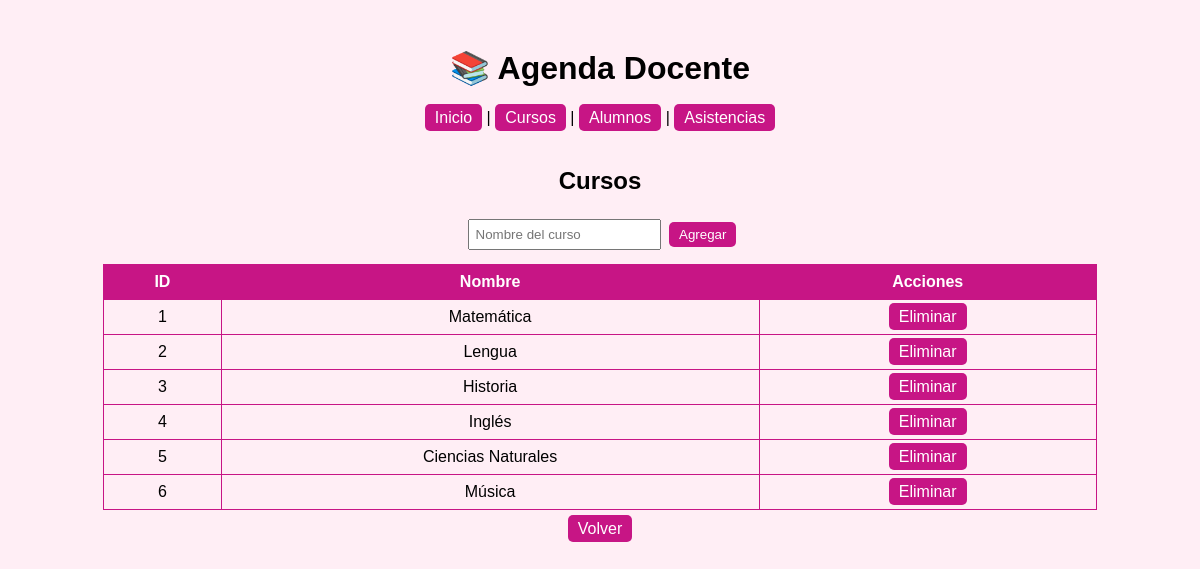
Page /cursos on the committed database.
### tables this page shows
CREATE TABLE curso (
    id_curso INTEGER PRIMARY KEY AUTOINCREMENT,
    nombre TEXT NOT NULL
);

### PROYECTO_AGENDA_DOCENTE/app.py (the view)
@app.route('/cursos')
def cursos():
    conn = get_db_connection()
    cursos = conn.execute('SELECT * FROM curso').fetchall()
    conn.close()
    return render_template('cursos.html', cursos=cursos)

### PROYECTO_AGENDA_DOCENTE/app.py (called while the page is built)
def get_db_connection():
    conn = sqlite3.connect('agenda_docente.db')
    conn.row_factory = sqlite3.Row
    return conn

### PROYECTO_AGENDA_DOCENTE/templates/cursos.html
{% extends "base_simple.html" %}
{% block content %}
<h2>Cursos</h2>
<form method="POST" action="{{ url_for('agregar_curso') }}">
    <input type="text" name="nombre" placeholder="Nombre del curso" required>
    <button type="submit">Agregar</button>
</form>
<table>
<tr><th>ID</th><th>Nombre</th><th>Acciones</th></tr>
{% for c in cursos %}
<tr>
    <td>{{ c.id_curso }}</td>
    <td>{{ c.nombre }}</td>
    <td><a href="{{ url_for('eliminar_curso', id_curso=c.id_curso) }}">Eliminar</a></td>
</tr>
{% endfor %}
</table>
<a href="{{ url_for('index') }}">Volver</a>
{% endblock %}

### PROYECTO_AGENDA_DOCENTE/templates/base_simple.html (shortened to what this page needs)
<!DOCTYPE html>
<html lang="es">
<head>
    <link rel="stylesheet" href="{{ url_for('static', filename='style.css') }}">
</head>
<body>
    <header style="text-align:center;">
        <h1>📚 Agenda Docente</h1>
        <nav>
            <a href="{{ url_for('index') }}">Inicio</a> |
            <a href="{{ url_for('cursos') }}">Cursos</a> |
            <a href="{{ url_for('alumnos') }}">Alumnos</a> |
            <a href="{{ url_for('asistencias') }}">Asistencias</a>
        </nav>
    </header>
    <main style="padding:20px;">
        {% block content %}{% endblock %}
    </main>
</body>
</html>

### PROYECTO_AGENDA_DOCENTE/static/style.css (style rules this page uses)
body { font-family: Arial, sans-serif; background-color: #ffeef5; text-align: center; padding: 20px; }
table { width: 90%; margin: 10px auto; border-collapse: collapse; }
th, td { border: 1px solid #C71585; padding: 8px; }
th { background-color: #C71585; color: white; }
a, button { color: white; background-color: #C71585; border: none; padding: 5px 10px; border-radius: 5px; text-decoration: none; }
input[type="text"], select, input[type="date"] { padding: 6px; margin: 4px; }

### rows in the picture
curso: id_curso "1", nombre "Matemática"
curso: id_curso "2", nombre "Lengua"
curso: id_curso "3", nombre "Historia"
curso: id_curso "4", nombre "Inglés"
curso: id_curso "5", nombre "Ciencias Naturales"
curso: id_curso "6", nombre "Música"
